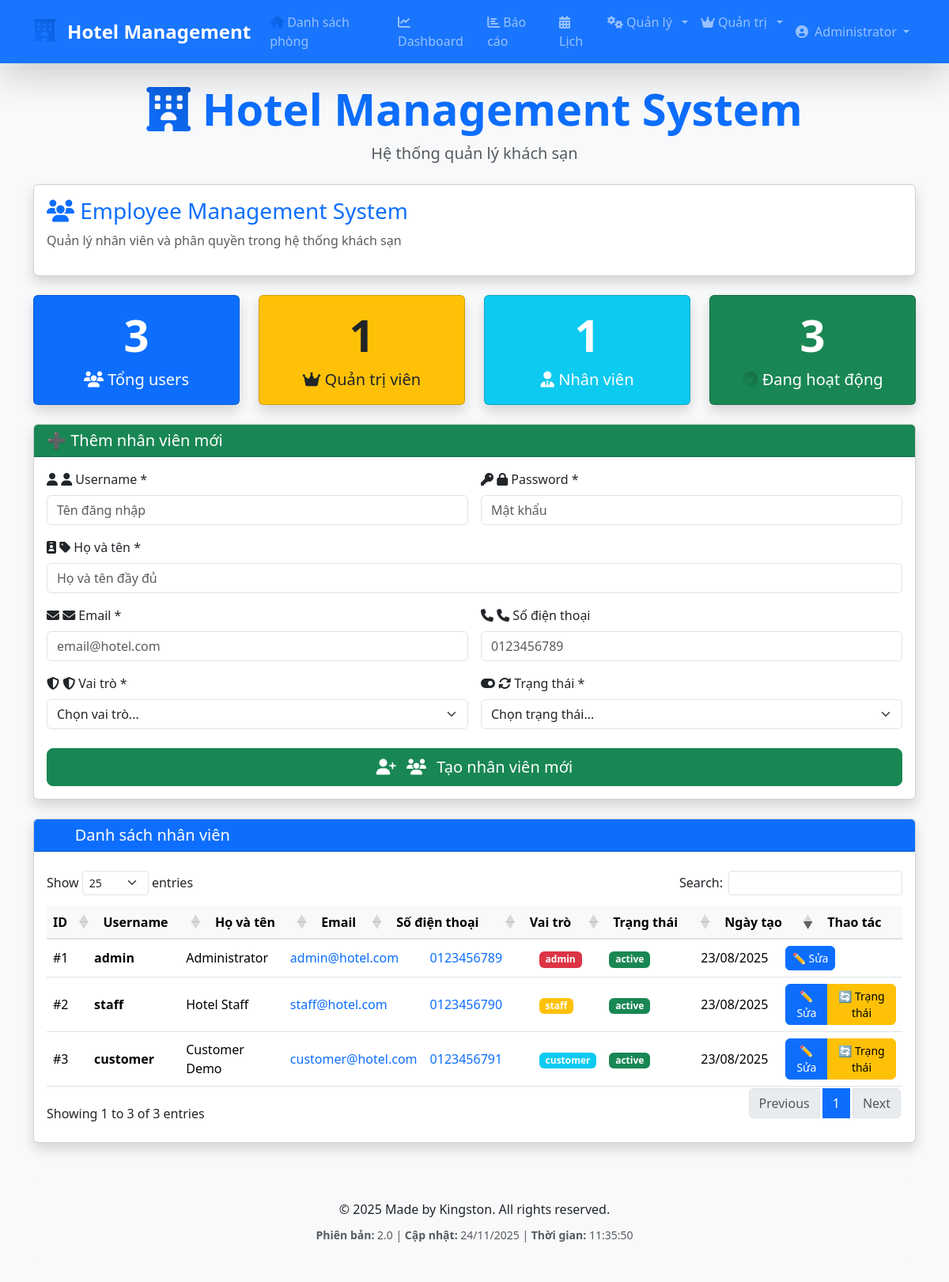
Page /employee_management.php (signed in) on the committed database.
### tables this page shows
CREATE TABLE users (
    id INT AUTO_INCREMENT PRIMARY KEY,
    username VARCHAR(50) UNIQUE NOT NULL,
    password VARCHAR(255) NOT NULL,
    full_name VARCHAR(100) NOT NULL,
    email VARCHAR(100) UNIQUE NOT NULL,
    phone VARCHAR(20),
    role ENUM('admin', 'staff', 'customer') DEFAULT 'customer',
    status ENUM('active', 'inactive') DEFAULT 'active',
    created_at TIMESTAMP DEFAULT CURRENT_TIMESTAMP,
    last_login TIMESTAMP NULL
);

### employee_management.php (the view, shortened to what this page needs)
<?php
include "db.php";
include "includes/header.php";
?>
<div class="card shadow mb-4">
    <div class="card-body">
        <h2 class="card-title fs-3 text-primary"><i class="fas fa-users"></i> Employee Management System</h2>
        <p class="text-muted">Quản lý nhân viên và phân quyền trong hệ thống khách sạn</p>
    </div>
</div>
<?php
$employee_stats = $conn->query("
    SELECT
        COUNT(*) as total_employees,
        SUM(CASE WHEN role = 'admin' THEN 1 ELSE 0 END) as admin_count,
        SUM(CASE WHEN role = 'staff' THEN 1 ELSE 0 END) as staff_count,
        SUM(CASE WHEN role = 'customer' THEN 1 ELSE 0 END) as customer_count,
        SUM(CASE WHEN status = 'active' THEN 1 ELSE 0 END) as active_count,
        SUM(CASE WHEN status = 'inactive' THEN 1 ELSE 0 END) as inactive_count
    FROM users
")->fetch_assoc();
?>
<div class="row g-4 mb-4">
    <div class="col-lg-3 col-md-6 col-sm-12">
        <div class="card bg-primary text-white text-center h-100 shadow">
            <div class="card-body">
                <div class="display-4 fw-bold mb-2"><?php echo $employee_stats['total_employees']; ?></div>
                <div class="fs-5"><i class="fas fa-users"></i> Tổng users</div>
            </div>
        </div>
    </div>
    <div class="col-lg-3 col-md-6 col-sm-12">
        <div class="card bg-warning text-dark text-center h-100 shadow">
            <div class="card-body">
                <div class="display-4 fw-bold mb-2"><?php echo $employee_stats['admin_count']; ?></div>
                <div class="fs-5"><i class="fas fa-crown"></i> Quản trị viên</div>
            </div>
        </div>
    </div>
    <div class="col-lg-3 col-md-6 col-sm-12">
        <div class="card bg-info text-white text-center h-100 shadow">
            <div class="card-body">
                <div class="display-4 fw-bold mb-2"><?php echo $employee_stats['staff_count']; ?></div>
                <div class="fs-5"><i class="fas fa-user-tie"></i> Nhân viên</div>
            </div>
        </div>
    </div>
    <div class="col-lg-3 col-md-6 col-sm-12">
        <div class="card bg-success text-white text-center h-100 shadow">
            <div class="card-body">
                <div class="display-4 fw-bold mb-2"><?php echo $employee_stats['active_count']; ?></div>
                <div class="fs-5"><i class="fas fa-check-circle"></i> Đang hoạt động</div>
            </div>
        </div>
    </div>
</div>
<div class="card shadow mb-4">
    <div class="card-header bg-success text-white">
        <h3 class="card-title fs-5 mb-0">➕ Thêm nhân viên mới</h3>
    </div>
    <div class="card-body">
        <form method="POST" class="needs-validation" novalidate>
            <div class="row g-3">
                <div class="col-md-6">
                    <label for="username" class="form-label">
                        <i class="fas fa-user"></i> <i class="fas fa-user"></i> Username *
                    </label>
                    <input type="text" class="form-control" id="username" name="username" required placeholder="Tên đăng nhập">
                </div>
                <div class="col-md-6">
                    <label for="password" class="form-label">
                        <i class="fas fa-key"></i> <i class="fas fa-lock"></i> Password *
                    </label>
                    <input type="password" class="form-control" id="password" name="password" required placeholder="Mật khẩu" minlength="6">
                </div>
                <div class="col-12">
                    <label for="full_name" class="form-label">
                        <i class="fas fa-id-badge"></i> <i class="fas fa-tag"></i> Họ và tên *
                    </label>
                    <input type="text" class="form-control" id="full_name" name="full_name" required placeholder="Họ và tên đầy đủ">
                </div>
                <div class="col-md-6">
                    <label for="email" class="form-label">
                        <i class="fas fa-envelope"></i> <i class="fas fa-envelope"></i> Email *
                    </label>
                    <input type="email" class="form-control" id="email" name="email" required placeholder="email@hotel.com">
                </div>
                <div class="col-md-6">
                    <label for="phone" class="form-label">
                        <i class="fas fa-phone"></i> <i class="fas fa-phone"></i> Số điện thoại
                    </label>
                    <input type="tel" class="form-control" id="phone" name="phone" placeholder="0123456789">
                </div>
                <div class="col-md-6">
                    <label for="role" class="form-label">
                        <i class="fas fa-shield-alt"></i> <i class="fas fa-shield-alt"></i> Vai trò *
                    </label>
                    <select class="form-select" id="role" name="role" required>
                        <option value="">Chọn vai trò...</option>
                    </select>
                </div>
                <div class="col-md-6">
                    <label for="status" class="form-label">
                        <i class="fas fa-toggle-on"></i> <i class="fas fa-sync-alt"></i> Trạng thái *
                    </label>
                    <select class="form-select" id="status" name="status" required>
                        <option value="">Chọn trạng thái...</option>
                    </select>
                </div>
            </div>
            <div class="d-grid gap-2 mt-4">
                <button type="submit" name="create_employee" class="btn btn-success btn-lg">
                                            <i class="fas fa-user-plus"></i> <i class="fas fa-users"></i> Tạo nhân viên mới
                </button>
            </div>
        </form>
    </div>
</div>
<div class="card shadow mb-4">
    <div class="card-header bg-primary text-white">
        <h3 class="card-title fs-5 mb-0"><i class="fas fa-list-alt"></i> Danh sách nhân viên</h3>
    </div>
    <div class="card-body">
        <?php
        $employees = $conn->query("
            SELECT id, username, full_name, email, phone, role, status, created_at
            FROM users
            ORDER BY created_at DESC
        ");
        ?>
        <?php if ($employees->num_rows > 0): ?>
            <div class="table-responsive">
                <table id="employeesTable" class="table table-hover w-100">
                    <thead class="table-primary">
                        <tr>
                            <th>ID</th>
                            <th>Username</th>
                            <th>Họ và tên</th>
                            <th>Email</th>
                            <th>Số điện thoại</th>
                            <th>Vai trò</th>
                            <th>Trạng thái</th>
                            <th>Ngày tạo</th>
                            <th>Thao tác</th>
                        </tr>
                    </thead>
                    <tbody>
                        <?php while ($employee = $employees->fetch_assoc()): ?>
                            <tr>
                                <td>#<?php echo $employee['id']; ?></td>
                                <td>
                                    <strong><?php echo htmlspecialchars($employee['username']); ?></strong>
                                </td>
                                <td><?php echo htmlspecialchars($employee['full_name']); ?></td>
                                <td>
                                    <a href="mailto:<?php echo htmlspecialchars($employee['email']); ?>" class="text-decoration-none">
                                        <?php echo htmlspecialchars($employee['email']); ?>
                                    </a>
                                </td>
                                <td>
                                    <?php if ($employee['phone']): ?>
                                        <a href="tel:<?php echo htmlspecialchars($employee['phone']); ?>" class="text-decoration-none">
                                            <?php echo htmlspecialchars($employee['phone']); ?>
                                        </a>
                                    <?php else: ?>
                                        <span class="text-muted">N/A</span>
                                    <?php endif; ?>
                                </td>
                                <td>
                                    <?php
                                    $role_badges = [
                                        'admin' => 'bg-danger',
                                        'staff' => 'bg-warning',
                                        'customer' => 'bg-info'
                                    ];
                                    $role_text = [
                                        'admin' => '<i class="fas fa-crown"></i> Admin',
                                        'staff' => '<i class="fas fa-user-tie"></i> Staff',
                                        'customer' => '<i class="fas fa-user"></i> Customer'
                                    ];
                                    ?>
                                    <span class="badge <?php echo $role_badges[$employee['role']] ?? 'bg-secondary'; ?>">
                                        <?php echo $role_text[$employee['role']] ?? $employee['role']; ?>
                                    </span>
                                </td>
                                <td>
                                    <?php
                                    $status_badges = [
                                        'active' => 'bg-success',
                                        'inactive' => 'bg-secondary'
                                    ];
                                    $status_text = [
                                        'active' => '<i class="fas fa-check-circle"></i> Hoạt động',
                                        'inactive' => '<i class="fas fa-times-circle"></i> Không hoạt động'
                                    ];
                                    ?>
                                    <span class="badge <?php echo $status_badges[$employee['status']] ?? 'bg-secondary'; ?>">
                                        <?php echo $status_text[$employee['status']] ?? $employee['status']; ?>
                                    </span>
                                </td>
                                <td><?php echo date('d/m/Y', strtotime($employee['created_at'])); ?></td>
                                <td>
                                    <div class="btn-group" role="group">
                                        <button type="button" class="btn btn-primary btn-sm"
                                                data-bs-toggle="modal"
                                                data-bs-target="#editEmployeeModal<?php echo $employee['id']; ?>">
                                            ✏️ Sửa
                                        </button>
                                        <?php if ($employee['id'] != $_SESSION['user_id']): ?>
                                            <button type="button" class="btn btn-warning btn-sm"
                                                    data-bs-toggle="modal"
                                                    data-bs-target="#toggleStatusModal<?php echo $employee['id']; ?>">
                                                🔄 Trạng thái
                                            </button>
                                        <?php endif; ?>
                                    </div>
                                </td>
                            </tr>
                        <?php endwhile; ?>
                    </tbody>
                </table>
            </div>
        <?php else: ?>
            <div class="text-center text-muted py-4">
                <p class="fs-5">📭 Chưa có nhân viên nào trong hệ thống!</p>
            </div>
        <?php endif; ?>
    </div>
</div>
<?php include "includes/footer.php"; ?>

### assets/css/hotel-style.css (style rules this page uses)
.table th { font-weight: 600; background-color: #f8f9fa; border-bottom: 2px solid #dee2e6; white-space: nowrap; }
.table td { vertical-align: middle; }
.card .card-body .table-responsive { border-radius: 0.375rem; }
.btn-sm { padding: 0.25rem 0.5rem; font-size: 0.875rem; border-radius: 0.375rem; }
.dataTables_wrapper table { width: 100% !important; }
.dataTables_wrapper table thead th, .dataTables_wrapper table tbody td { width: auto !important; }

### rows in the picture
users: id "1", username "admin", full_name "Administrator", email "admin@hotel.com", phone "0123456789", role "admin", status "active", created_at "23/08/2025"
users: id "2", username "staff", full_name "Hotel Staff", email "staff@hotel.com", phone "0123456790", role "staff", status "active", created_at "23/08/2025"
users: id "3", username "customer", full_name "Customer Demo", email "customer@hotel.com", phone "0123456791", role "customer", status "active", created_at "23/08/2025"

### other values in the picture
$user['full_name'] "Administrator"
$employee_stats['total_employees'] "3"
$employee_stats['admin_count'] "1"
$employee_stats['staff_count'] "1"
$employee_stats['active_count'] "3"
